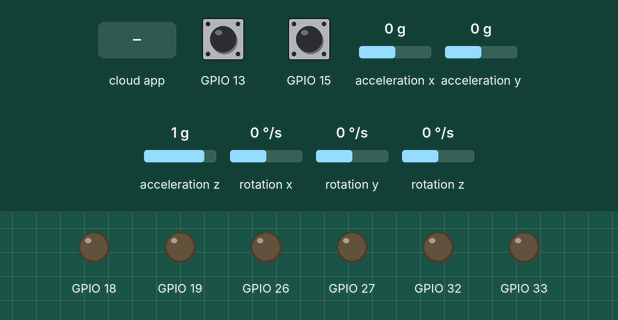
This program was run on a simulated ESP32. Shown: output pins drawn as LEDs (lit = HIGH). The inputs (shaded band) are chosen by the test bench; at power-on: GPIO 13 HIGH, GPIO 15 HIGH, acceleration x 0 g, acceleration y 0 g, acceleration z 1 g, rotation x 0 °/s, rotation y 0 °/s, rotation z 0 °/s. The ROS host is connected and sends only what is stated; what the program prints to the serial monitor is not drawn.

Above: at 6.2 s.
6.3 s: the phone or cloud app sets linear.x to -100
At 7.1 s:
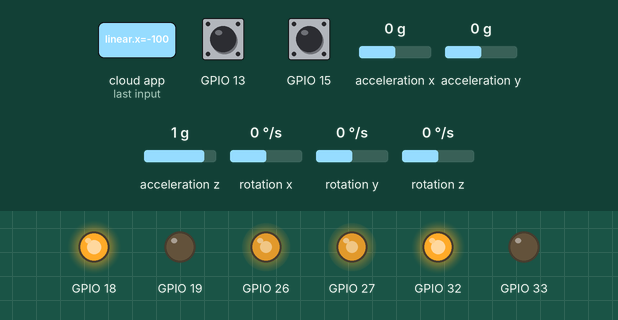
7.8 s: the phone or cloud app sets linear.x to 100
At 9.0 s:
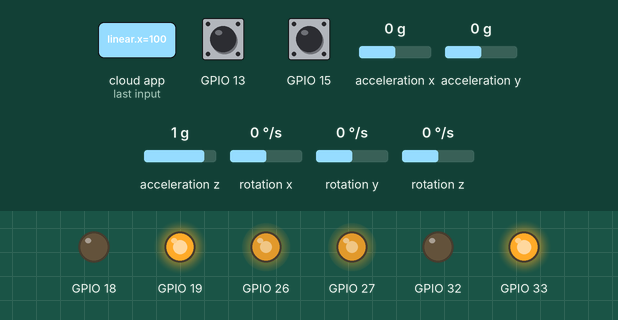
Timing chart, 0 to 10.8 s (numbered marks = the images above; inputs shaded):
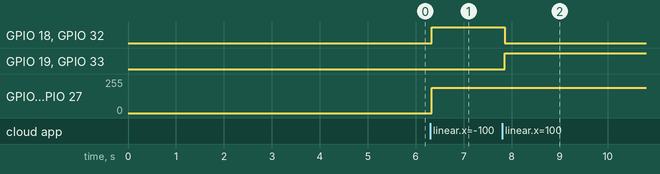

The program:

main.cpp
```cpp
#include <Arduino.h>
#include <Wire.h>
#include <micro_ros_platformio.h>
#include <rcl/rcl.h>
#include <rclc/rclc.h>
#include <rclc/executor.h>

// ROS2 Message
#include <sensor_msgs/msg/imu.h>
#include <geometry_msgs/msg/twist.h>
#include <std_msgs/msg/int32.h>

#include "EncoderSensor.h"
#include "MotorControl.h"
#include "MPU9250.h"

#define SDA_PIN 21
#define SCL_PIN 22
MPU9250 IMU(Wire, 0x68);

// Encoder and Motor
MotorControl motorcontrol;
EncoderSensor encoder_left(15, 2);
EncoderSensor encoder_right(13, 12);

// Parameters
#define speed 190

rcl_allocator_t allocator;
rclc_support_t support;
rcl_node_t node;
rclc_executor_t executor;

rcl_publisher_t imu_pub;
rcl_publisher_t enc_left_pub;
rcl_publisher_t enc_right_pub;
rcl_subscription_t cmd_vel_sub;


sensor_msgs__msg__Imu imu_msg;
std_msgs__msg__Int32 enc_left_msg;
std_msgs__msg__Int32 enc_right_msg;
geometry_msgs__msg__Twist cmd_vel_msg;


void cmd_vel_callback(const void *msg_in){
  const geometry_msgs__msg__Twist *msg = (const geometry_msgs__msg__Twist *)msg_in;

  float linear_x = msg->linear.x;
  float angular_z = msg->angular.z;

  if(linear_x > 0.0f){
    motorcontrol.forward(speed);
  }else if(linear_x < 0.0f){
    motorcontrol.backward(speed);
  }else if(angular_z > 0.0f){
    motorcontrol.turn_left(speed);
  }else if(angular_z < 0.0f){
    motorcontrol.turn_right(speed);
  }else{
    motorcontrol.stop();
  }
}


void setup(){
  Serial.begin(115200);
  delay(2000);
  set_microros_serial_transports(Serial);

  allocator = rcl_get_default_allocator();
  rclc_support_init(&support, 0, NULL, &allocator);

  rcl_ret_t ret = rclc_node_init_default(&node, "robot_interface_node", "", &support);
  if (ret != RCL_RET_OK) {
    Serial.println("Failed to create node!");
  }

  // Publisher
  rclc_publisher_init_default(&imu_pub, &node,
  ROSIDL_GET_MSG_TYPE_SUPPORT(sensor_msgs, msg, Imu), "/imu/data");

  rclc_publisher_init_default(&enc_left_pub, &node,
  ROSIDL_GET_MSG_TYPE_SUPPORT(std_msgs, msg, Int32), "/encoder_left");

  rclc_publisher_init_default(&enc_right_pub, &node,
  ROSIDL_GET_MSG_TYPE_SUPPORT(std_msgs, msg, Int32), "/encoder_right");

  // Subscriber
    rclc_subscription_init_default(&cmd_vel_sub, &node,
    ROSIDL_GET_MSG_TYPE_SUPPORT(geometry_msgs, msg, Twist), "/cmd_vel");


  // Executor
      rclc_executor_init(&executor, &support.context, 1, &allocator);

      rclc_executor_add_subscription(&executor, &cmd_vel_sub, &cmd_vel_msg,
        &cmd_vel_callback, ON_NEW_DATA);


  Wire.begin(SDA_PIN, SCL_PIN);
  IMU.begin();
  motorcontrol.begin();
  encoder_left.begin();
  encoder_right.begin();

  Serial.println("Robot Starting...");
  delay(3000);

}


void loop(){
  rclc_executor_spin_some(&executor, RCL_MS_TO_NS(10));

  IMU.readSensor();

  imu_msg.orientation.x = 0.0;
  imu_msg.orientation.y = 0.0;
  imu_msg.orientation.z = 0.0;
  imu_msg.orientation.w = 0.0;

  imu_msg.angular_velocity.x = IMU.getGyroX_rads();
  imu_msg.angular_velocity.y = IMU.getGyroY_rads();
  imu_msg.angular_velocity.z = IMU.getGyroZ_rads();

  imu_msg.linear_acceleration.x = IMU.getAccelX_mss();
  imu_msg.linear_acceleration.y = IMU.getAccelY_mss();
  imu_msg.linear_acceleration.z = IMU.getAccelZ_mss();

  rcl_publish(&imu_pub, &imu_msg, NULL);

  long left_count = encoder_left.get_count();
  long right_count = encoder_right.get_count();

  enc_left_msg.data = (int32_t) left_count;
  enc_right_msg.data = (int32_t) right_count;

  rcl_publish(&enc_left_pub, &enc_left_msg, NULL);
  rcl_publish(&enc_right_pub, &enc_right_msg, NULL);

  delay(50);
}
```

Measured:
- after the input at 6.3 s, GPIO 18, GPIO 32: LOW → HIGH at once; GPIO 26, GPIO 27: 0/255 → 189/255 at once
- after the input at 7.8 s, GPIO 18, GPIO 32: HIGH → LOW after 0.05 s; GPIO 19, GPIO 33: LOW → HIGH after 0.05 s
